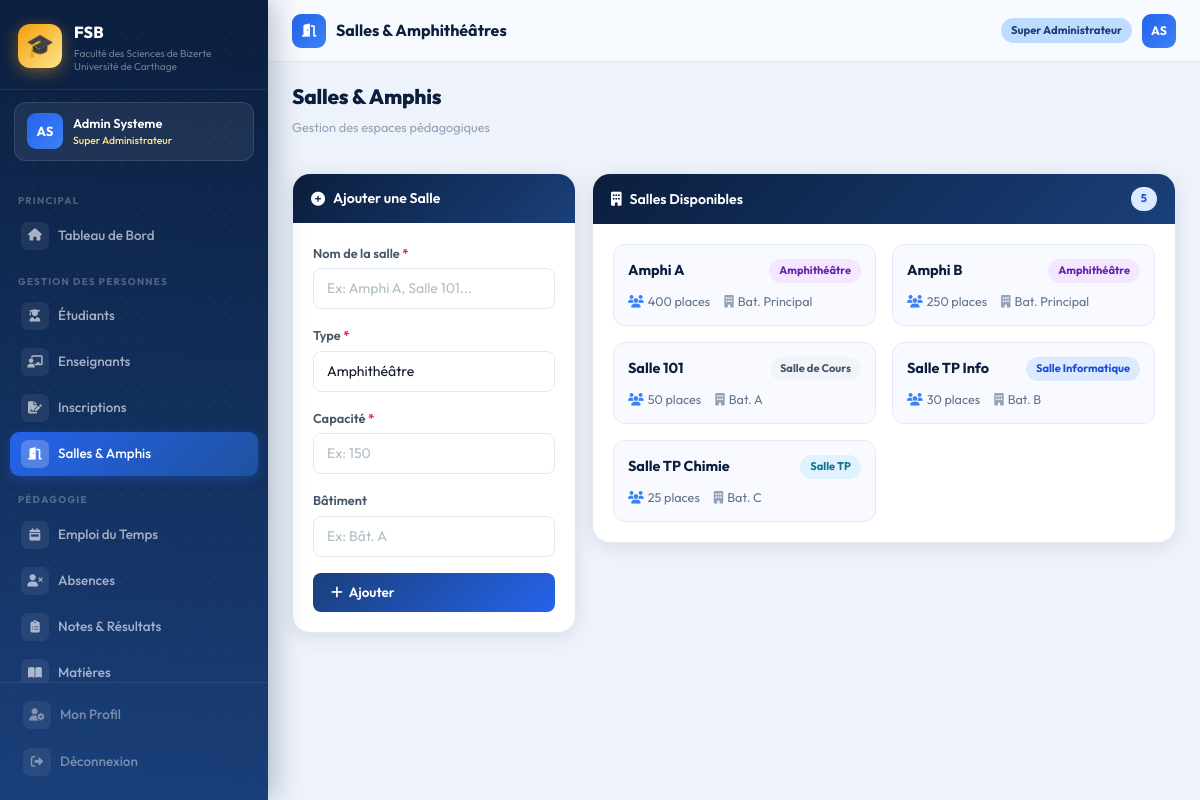
/dashboard/salles/ (signed in), run on an earlier commit of the app's database.
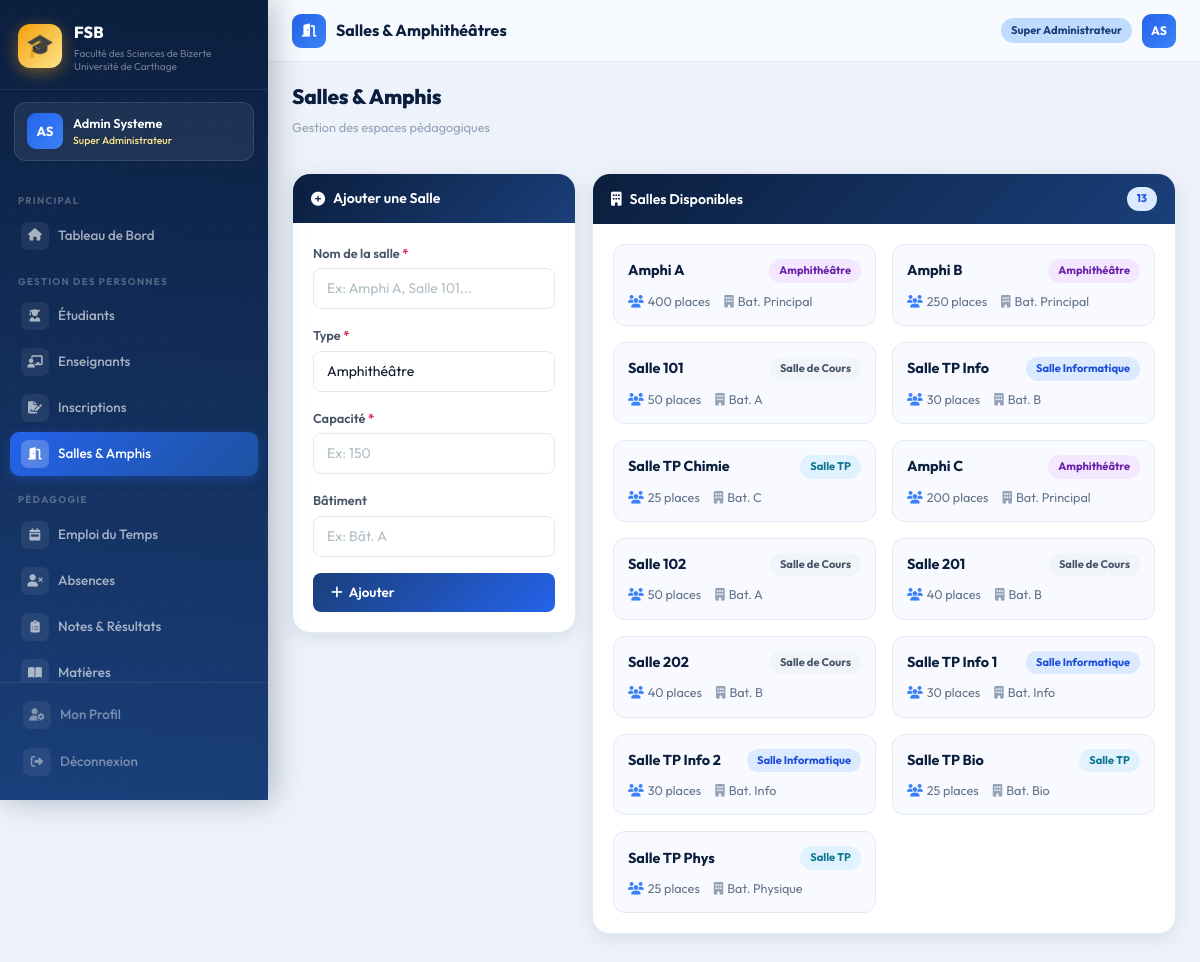
And on a later commit of the database.
### accounts/models.py (models this page shows, shortened)
class CustomUser(AbstractUser):
    ROLE_CHOICES = [
        ('super_admin',  'Super Administrateur'),
        ('admin',        'Administrateur'),
        ('scolarite',    'Agent Scolarité'),
        ('chef_dept',    'Chef de Département'),
        ('doyen',        'Doyen / Vice-Doyen'),
    ]
    role = models.CharField(
        max_length=20,
        choices=ROLE_CHOICES,
        default='scolarite'
    )
    telephone = models.CharField(max_length=20, blank=True)
    departement = models.CharField(max_length=50, blank=True)
    @property
    def is_super_admin(self):
        return self.role == 'super_admin'

### administration/models.py (models this page shows, shortened)
class Salle(models.Model):
    TYPE_CHOICES = [
        ('amphi', 'Amphithéâtre'),
        ('salle', 'Salle de Cours'),
        ('tp',    'Salle TP'),
        ('info',  'Salle Informatique'),
    ]
    nom        = models.CharField(max_length=50)
    type_salle = models.CharField(max_length=10, choices=TYPE_CHOICES)
    capacite   = models.IntegerField()
    batiment   = models.CharField(max_length=50, blank=True)

### administration/views.py (the view, shortened to what this page needs)
@login_required
def gestion_salles(request):
    return render(request, 'administration/salles.html', {
        'salles': Salle.objects.all(),
    })

### templates/administration/salles.html (shortened to what this page needs)
{% extends 'base.html' %}
{% block page_icon %}<i class="fas fa-door-open"></i>{% endblock %}
{% block page_title %}Salles & Amphithéâtres{% endblock %}
{% block content %}
<div class="page-header">
  <div><h1>Salles & Amphis</h1><p class="sub">Gestion des espaces pédagogiques</p></div>
</div>
<div class="row g-3">
  <div class="col-lg-4">
    <div class="card-fsb fu">
      <div class="card-fsb-header">
        <div class="header-left"><i class="fas fa-plus-circle"></i> Ajouter une Salle</div>
      </div>
      <div class="card-fsb-body">
        <form method="post">
          <div class="form-group">
            <label class="form-label">Nom de la salle <span style="color:#e11d48">*</span></label>
            <input type="text" name="nom" class="form-control" placeholder="Ex: Amphi A, Salle 101..." required>
          </div>
          <div class="form-group">
            <label class="form-label">Type <span style="color:#e11d48">*</span></label>
            <select name="type_salle" class="form-select" required>
              <option value="amphi">Amphithéâtre</option>
            </select>
          </div>
          <div class="form-group">
            <label class="form-label">Capacité <span style="color:#e11d48">*</span></label>
            <input type="number" name="capacite" class="form-control" placeholder="Ex: 150" min="1" required>
          </div>
          <div class="form-group">
            <label class="form-label">Bâtiment</label>
            <input type="text" name="batiment" class="form-control" placeholder="Ex: Bât. A">
          </div>
          <button type="submit" class="btn-primary-fsb w-100">
            <i class="fas fa-plus"></i> Ajouter
          </button>
        </form>
      </div>
    </div>
  </div>
  <div class="col-lg-8">
    <div class="card-fsb fu fu2">
      <div class="card-fsb-header">
        <div class="header-left"><i class="fas fa-building"></i> Salles Disponibles</div>
        <span class="badge-pill b-blue">{{ salles.count }}</span>
      </div>
      <div class="card-fsb-body">
        <div class="row g-3">
          {% for salle in salles %}
          <div class="col-md-6">
            <div style="background:#f8faff;border:1px solid #e2eaf6;border-radius:12px;padding:14px;transition:all 0.2s"
                 onmouseover="this.style.borderColor='#2563eb';this.style.background='#eff6ff'"
                 onmouseout="this.style.borderColor='#e2eaf6';this.style.background='#f8faff'">
              <div style="display:flex;align-items:center;justify-content:space-between;margin-bottom:8px">
                <div style="font-weight:700;color:#0b1e3d;font-size:0.9rem">{{ salle.nom }}</div>
                <span class="badge-pill
                  {% if salle.type_salle == 'amphi' %}b-purple
                  {% elif salle.type_salle == 'info' %}b-blue
                  {% elif salle.type_salle == 'tp' %}b-cyan
                  {% else %}b-gray{% endif %}">
                  {{ salle.get_type_salle_display }}
                </span>
              </div>
              <div style="display:flex;gap:14px;font-size:0.79rem;color:#64748b">
                <span><i class="fas fa-users me-1" style="color:#3b82f6"></i>{{ salle.capacite }} places</span>
                {% if salle.batiment %}
                <span><i class="fas fa-building me-1" style="color:#94a3b8"></i>{{ salle.batiment }}</span>
                {% endif %}
              </div>
            </div>
          </div>
          {% endfor %}
        </div>
      </div>
    </div>
  </div>
</div>
{% endblock %}

### templates/base.html (shortened to what this page needs)
<!DOCTYPE html>
<html lang="fr">
<head>
    <link href="https://cdn.jsdelivr.net/npm/bootstrap@5.3.2/dist/css/bootstrap.min.css" rel="stylesheet">
    <link href="https://cdnjs.cloudflare.com/ajax/libs/font-awesome/6.5.0/css/all.min.css" rel="stylesheet">
    {% load static %}
    <link rel="stylesheet" href="{% static 'css/fsb.css' %}">
</head>
<body>
    {% if user.is_authenticated %}
    <aside class="sidebar" id="sidebar">
        <div class="sidebar-brand">
            <div class="brand-logo">🎓</div>
            <div>
                <div class="brand-name">FSB</div>
                <div class="brand-desc">Faculté des Sciences de Bizerte<br>Université de Carthage</div>
            </div>
        </div>
        <div class="sidebar-user">
            <div class="user-avatar">{{ user.first_name|first|upper }}{{ user.last_name|first|upper }}</div>
            <div>
                <div class="user-fullname">{{ user.get_full_name|truncatechars:22 }}</div>
                <div class="user-role-badge">{{ user.get_role_display }}</div>
            </div>
        </div>
        <nav class="sidebar-nav">
            <span class="nav-section">Principal</span>
            <a href="{% url 'administration:dashboard' %}"
                class="sidebar-link {% if request.resolver_match.url_name == 'dashboard' %}active{% endif %}">
                <span class="s-icon"><i class="fas fa-home"></i></span>Tableau de Bord
            </a>
            <span class="nav-section">Gestion des Personnes</span>
            <a href="{% url 'administration:liste_etudiants' %}"
                class="sidebar-link {% if 'etudiants' in request.path %}active{% endif %}">
                <span class="s-icon"><i class="fas fa-user-graduate"></i></span>Étudiants
            </a>
            <a href="{% url 'administration:liste_enseignants' %}"
                class="sidebar-link {% if 'enseignants' in request.path %}active{% endif %}">
                <span class="s-icon"><i class="fas fa-chalkboard-teacher"></i></span>Enseignants
            </a>
            <a href="{% url 'administration:inscriptions' %}"
                class="sidebar-link {% if 'inscriptions' in request.path %}active{% endif %}">
                <span class="s-icon"><i class="fas fa-file-signature"></i></span>Inscriptions
            </a>
            <a href="{% url 'administration:salles' %}"
                class="sidebar-link {% if 'salles' in request.path %}active{% endif %}">
                <span class="s-icon"><i class="fas fa-door-open"></i></span>Salles & Amphis
            </a>
            <span class="nav-section">Pédagogie</span>
            <a href="{% url 'pedagogie:emploi_du_temps' %}"
                class="sidebar-link {% if 'emploi' in request.path %}active{% endif %}">
                <span class="s-icon"><i class="fas fa-calendar-week"></i></span>Emploi du Temps
            </a>
            <a href="{% url 'pedagogie:absences' %}"
                class="sidebar-link {% if 'absences' in request.path %}active{% endif %}">
                <span class="s-icon"><i class="fas fa-user-times"></i></span>Absences
            </a>
            <a href="{% url 'pedagogie:notes' %}"
                class="sidebar-link {% if 'notes' in request.path %}active{% endif %}">
                <span class="s-icon"><i class="fas fa-clipboard-list"></i></span>Notes & Résultats
            </a>
            <a href="{% url 'pedagogie:matieres' %}"
                class="sidebar-link {% if 'matieres' in request.path %}active{% endif %}">
                <span class="s-icon"><i class="fas fa-book-open"></i></span>Matières
            </a>
        </nav>
        <div class="sidebar-footer">
            <a href="{% url 'accounts:profile' %}" class="sidebar-link" style="margin-bottom:3px">
                <span class="s-icon"><i class="fas fa-user-cog"></i></span>Mon Profil
            </a>
            <a href="{% url 'accounts:logout' %}" class="sidebar-link danger">
                <span class="s-icon"><i class="fas fa-sign-out-alt"></i></span>Déconnexion
            </a>
        </div>
    </aside>
    <div class="main-wrapper">
        <header class="topbar">
            <div class="topbar-left">
                <div class="topbar-icon">{% block page_icon %}<i class="fas fa-th"></i>{% endblock %}</div>
                <span class="topbar-title">{% block page_title %}Tableau de Bord{% endblock %}</span>
            </div>
            <div class="topbar-right">
                <span class="role-chip">{{ user.get_role_display }}</span>
                <a class="user-avatar"
                    style="width:34px;height:34px;font-size:0.77rem;border-radius:9px;cursor:pointer;display:inline-flex;align-items:center;justify-content:center;text-decoration:none"
                    href="{% url 'accounts:profile' %}">
                    {{ user.first_name|first|upper }}{{ user.last_name|first|upper }}
                </a>
            </div>
        </header>
        <div class="content-area">
            {% block content %}{% endblock %}
        </div>
    </div>
    {% else %}
    {% block full_content %}{% endblock %}
    {% endif %}
    {% load static %}
</body>
</html>

What changed in the data, as far as the page shows it:
added Salle: nom "Amphi C", type_salle "Amphithéâtre", capacite "200", batiment "Bat. Principal"
added Salle: nom "Salle 102", type_salle "Salle de Cours", capacite "50", batiment "Bat. A"
added Salle: nom "Salle 201", type_salle "Salle de Cours", capacite "40", batiment "Bat. B"
added Salle: nom "Salle 202", type_salle "Salle de Cours", capacite "40", batiment "Bat. B"
added Salle: nom "Salle TP Info 1", type_salle "Salle Informatique", capacite "30", batiment "Bat. Info"
added Salle: nom "Salle TP Info 2", type_salle "Salle Informatique", capacite "30", batiment "Bat. Info"
added Salle: nom "Salle TP Bio", type_salle "Salle TP", capacite "25", batiment "Bat. Bio"
added Salle: nom "Salle TP Phys", type_salle "Salle TP", capacite "25", batiment "Bat. Physique"
Also different on the page:
{{ salles.count }}: "5" → "13"
